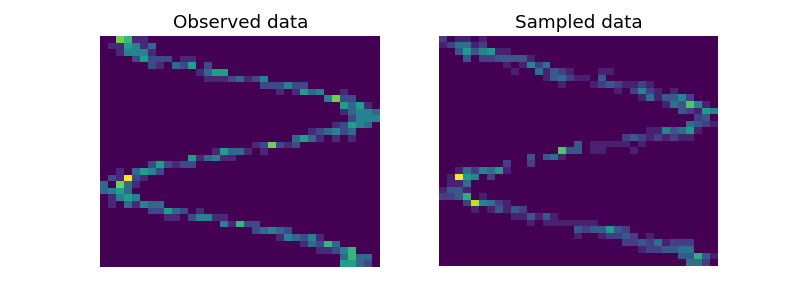

This chart was generated by the following Python code:
from argparse import ArgumentParser
import logging

from matplotlib import pyplot as plt
import numpy as np
import torch
import torch.optim as optim

from src.blocks import MixtureDensityNetwork


def gen_data(n=512):
    y = np.linspace(-1, 1, n)
    x = 7 * np.sin(5 * y) + 0.5 * y + 0.5 * np.random.randn(*y.shape)
    return x[:,np.newaxis], y[:,np.newaxis]

def plot_data(x, y):
    plt.hist2d(x, y, bins=35)
    plt.xlim(-8, 8)
    plt.ylim(-1, 1)
    plt.axis('off')


if __name__ == "__main__":

    argparser = ArgumentParser()
    argparser.add_argument("--n-iterations", type=int, default=2000)
    args = argparser.parse_args()

    logging.basicConfig(level=logging.DEBUG)
    logger = logging.getLogger(__name__)

    x, y = gen_data()
    x = torch.Tensor(x)
    y = torch.Tensor(y)

    model = MixtureDensityNetwork(1, 1, n_components=3, fixed_sigma=0.01)
    optimizer = optim.Adam(model.parameters(), lr=0.005)

    for i in range(args.n_iterations):
        optimizer.zero_grad()
        loss = model.loss(x, y).mean()
        loss.backward()
        optimizer.step()
        if i % 100 == 0:
            logger.info(f"Iter: {i}\t" + f"Loss: {loss.data:.2f}")

    with torch.no_grad():
        y_hat = model.sample(x)
    plt.figure(figsize=(8, 3))
    plt.subplot(1, 2, 1)
    plot_data(x[:, 0].numpy(), y[:, 0].numpy())
    plt.title("Observed data")
    plt.subplot(1, 2, 2)
    plot_data(x[:, 0].numpy(), y_hat[:, 0].numpy())
    plt.title("Sampled data")
    plt.show()
